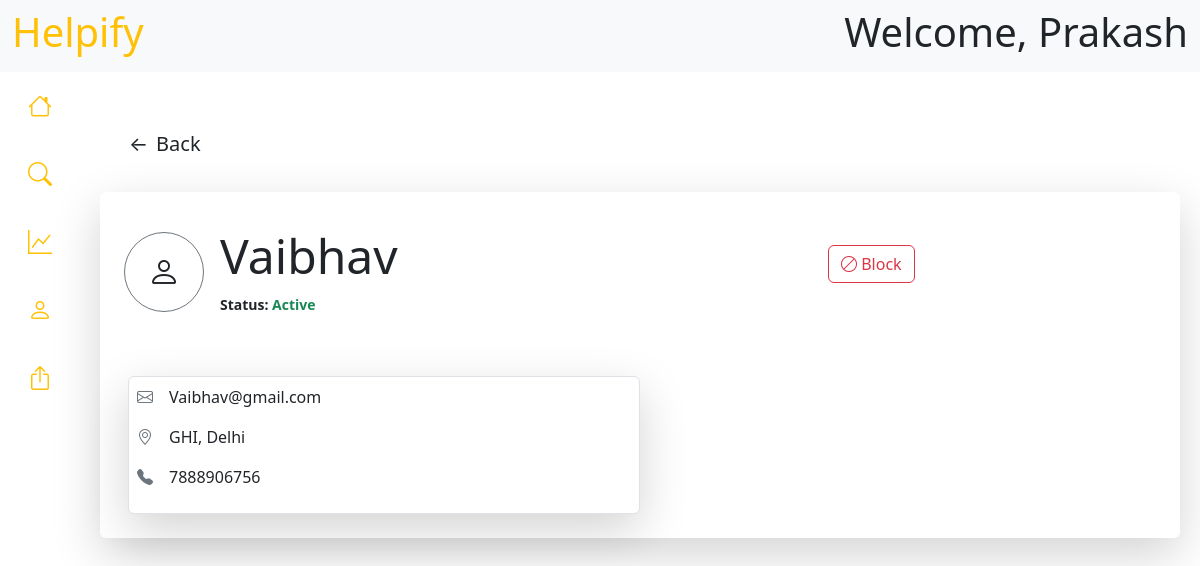
Screenshot of /dashboard/customer-detail/2 (signed in) with the database file from the repository.
### backend/models.py (models this page shows, shortened)
class User(db.Model, UserMixin):
    __tablename__ = "customer"
    id = db.Column(db.Integer, primary_key=True, autoincrement=True)
    name = db.Column(db.String, unique=True)
    address = db.Column(db.String)
    city = db.Column(db.String)
    email = db.Column(db.String, unique=True)
    password = db.Column(db.String)
    phone = db.Column(db.String)
    status=db.Column(db.String)
    sent_booking = db.relationship("Booking", backref="customer")

### backend/routes.py (the view)
@app.route("/dashboard/customer-detail/<int:id>", methods=["GET", "POST"])
@login_required
def customer_detail(id):
    print(request.method)
    print(id)
    if request.method=="GET" and len(request.args)==0:
        customer = User.query.filter_by(id = id).first()
        return render_template("/Admin/customer-detail.html",cu=current_user,customer=customer)
    elif request.method=="GET" and request.args.get("intent")=="Block":
        print("i am here")
        customer = User.query.filter_by(id = id).first()
        customer.status="Blocked"
        db.session.commit()
        return redirect(f"/dashboard/customer-detail/{id}")
    elif request.method=="GET" and request.args.get("intent")=="Unblock":
        customer = User.query.filter_by(id = id).first()
        customer.status="Active"
        db.session.commit()
        return redirect(f"/dashboard/customer-detail/{id}")

### templates/Admin/customer-detail.html
{% extends "/Admin/base.html" %}
{% block content %}
    <main class="flex-grow-1" style="margin-left: 80px; padding: 20px;">
        <div class="pt-4">
            <div class="container mt-1">
                <button class="btn btn-outline-white btn-lg d-flex align-items-center gap-2 shadow-none" onclick="history.back()">
                    <span>&larr;</span> Back
                </button>
            </div>
            <div class="card shadow-lg border-0 p-4 mt-4 mb-4">
                <div class="row">
                    <div class="col-md-8 d-flex align-items-center mb-3">
                        <div class="rounded-circle border border-secondary mt-3 d-flex justify-content-center align-items-center" style="width: 80px; height: 80px;">
                            <i class="bi bi-person" style="font-size: 2rem;"></i>
                        </div>
                        <div class="ms-3" style="height:75px">
                            <h2 class="mb-0 display-5">{{customer.name}}</h2>
                            <div class="mt-2">
                                <small class="fw-bold">Status: <span class="text-success">{{customer.status}}</span></small>
                            </div>
                        </div>
                    </div>
                    <div class="col d-flex align-items-center pb-3">
                        {% if customer.status=="Active" %}
                        <a href="/dashboard/customer-detail/{{customer.id}}?intent=Block"><button class="btn btn-outline-danger"><i class="bi bi-ban"></i> Block</button></a>
                        {% elif customer.status=="Blocked" %}
                        <a href="/dashboard/customer-detail/{{customer.id}}?intent=Unblock"><button class="btn btn-outline-success me-3"><i class="bi bi-check-circle-fill"></i> Unblock</button></a>
                        {% endif %}
                    </div>
                </div>
                <div class="row px-3">
                    <div class="col-md-6 p-2 card mt-5 border me-auto shadow-lg">
                        <div class="d-flex mb-3">
                            <i class="bi bi-envelope text-secondary me-3"></i>
                            <div class="text-wrap text-dark">
                                {{customer.email}}
                            </div>
                        </div>
                        <div class="d-flex mb-3">
                            <i class="bi bi-geo-alt text-secondary me-3"></i>
                            <div class="text-wrap text-dark">
                                {{customer.address}}
                            </div>
                        </div>
                        <div class="d-flex mb-3">
                            <i class="bi bi-telephone-fill text-secondary me-3"></i>
                            <div class="text-wrap text-dark">
                                {{customer.phone}}
                            </div>
                        </div>
                    </div>
                </div>
            </div>
        </div>
    </main>
{% endblock %}

### templates/Admin/base.html (shortened to what this page needs)
<!DOCTYPE html>
<html lang="en">
<head>
    <link href="https://cdn.jsdelivr.net/npm/bootstrap@5.3.3/dist/css/bootstrap.min.css" rel="stylesheet">
    <link href="https://cdn.jsdelivr.net/npm/bootstrap-icons/font/bootstrap-icons.css" rel="stylesheet">
</head>
<body>
    <nav class="navbar bg-light navbar-light sticky-top">
        <div class="container-fluid">
            <div class="me-auto">
                <h2 class="display-6 text-warning">Helpify</h2>
            </div>
            <div class="ms-auto">
                <h2 class="display-6">Welcome, {{cu.name}}</h2>
            </div>
        </div>
    </nav>
    <div class="d-flex">
        <div class="vh-100 position-fixed" style="width: 80px;">
            <ul class="nav flex-column text-center">
                <li class="nav-item">
                    <a href="/dashboard" class="nav-link py-3 d-flex justify-content-center align-items-center position-relative"
                    data-bs-toggle="tooltip" data-bs-placement="right" title="Dashboard">
                        <i class="bi bi-house text-warning fs-4" ></i>
                    </a>
                </li>
                <li class="nav-item">
                    <a href="/dashboard/search" class="nav-link py-3 d-flex justify-content-center align-items-center position-relative"
                    data-bs-toggle="tooltip" data-bs-placement="right" title="Search">
                        <i class="bi bi-search text-warning fs-4"></i>
                    </a>
                </li>
                <li class="nav-item">
                    <a href="/dashboard/statistics" class="nav-link py-3 d-flex justify-content-center align-items-center position-relative"
                    data-bs-toggle="tooltip" data-bs-placement="right" title="Statistics">
                        <i class="bi bi-graph-up text-warning fs-4"></i>
                    </a>
                </li>
                <li class="nav-item ">
                    <a href="/dashboard/profile-setting" class="nav-link py-3 d-flex justify-content-center align-items-center  position-relative"
                    data-bs-toggle="tooltip" data-bs-placement="right" title="Profile">
                        <i class="bi bi-person text-warning fs-4"></i>
                    </a>
                </li>
                <li class="nav-item ">
                    <a href="/logout" class="nav-link py-3 d-flex justify-content-center align-items-center position-relative"
                    data-bs-toggle="tooltip" data-bs-placement="right" title="Grid">
                        <i class="bi bi-box-arrow-up text-warning fs-4"></i>
                    </a>
                </li>
            </ul>
        </div>
    {% block content %}
    {% endblock %}
    </div>
</body>
</html>

### rows the page displays
User: name "Prakash"
User: name "Vaibhav", status "Active", email "Vaibhav@gmail.com", address "GHI, Delhi", phone "7888906756"
